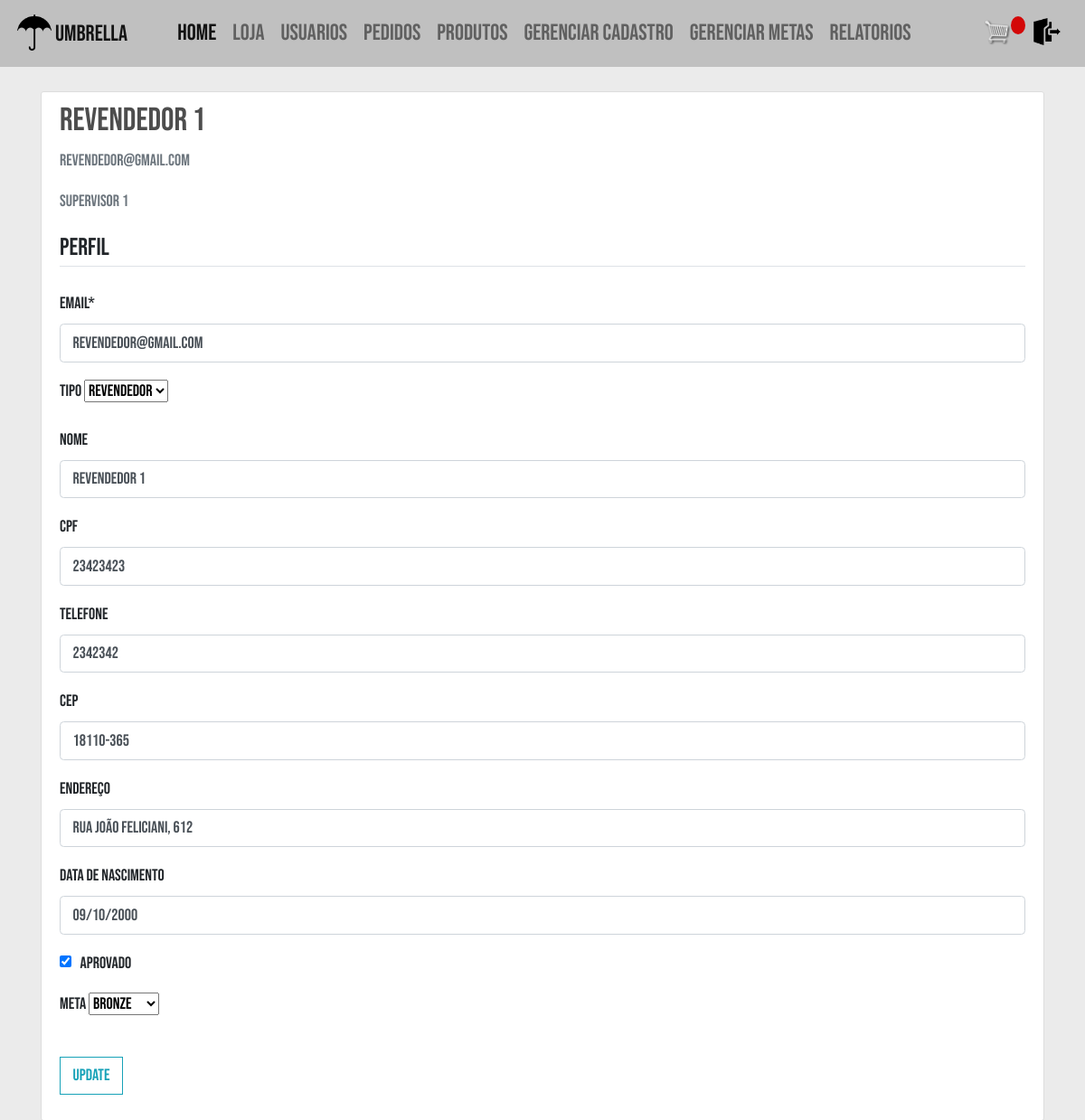
Before: /atualizar_usuario/3/ (signed in) with the older database file.
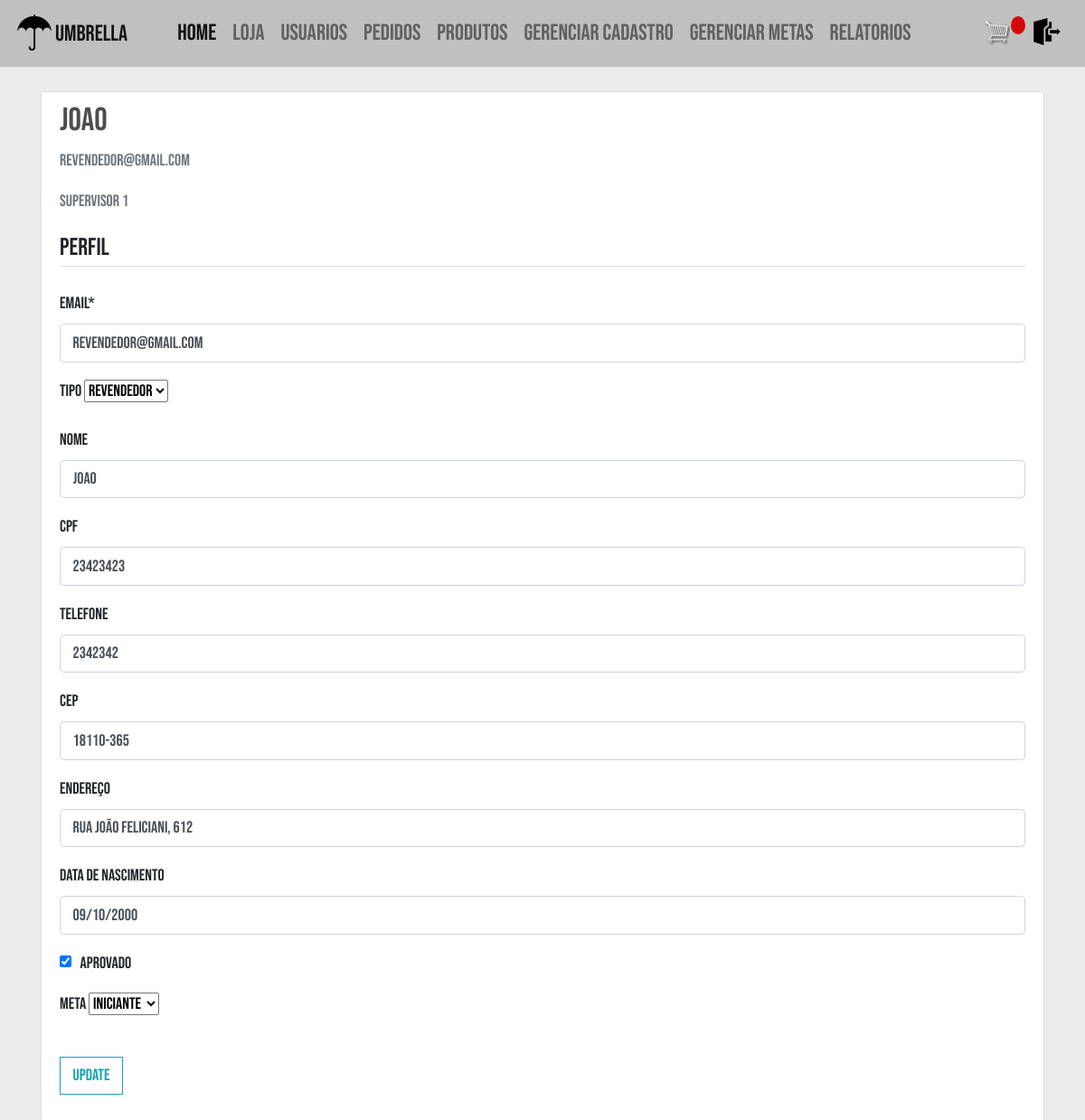
After: the same page with the newer database file.
### users/models.py (models this page shows, shortened)
class User(AbstractBaseUser, PermissionsMixin):
    email = models.EmailField(_('email'), unique=True)
    is_staff = models.BooleanField(
        _('staff status'),
        default=False,
    )
    is_active = models.BooleanField(
        _('active'),
        default=True,
    )
    criado = models.DateTimeField(
        _('criado'),
        default=timezone.now,
    )
    class Types(models.TextChoices):
        REVENDEDOR = "REVENDEDOR", 'Revendedor'
        LOJA = "LOJA", 'Loja'
        SUPERVISOR = "SUPERVISOR", 'Supervisor'
        FRANQUIA = "FRANQUIA", 'Franquia'
    base_type = Types.REVENDEDOR
    type = models.CharField(
        _("tipo"), max_length=50, choices=Types.choices, default=base_type
    , null = True, blank = True)
    objects = UserManager()
    USERNAME_FIELD = 'email'
    class Meta:
        verbose_name = "Conta"
        verbose_name_plural = "Contas"
    def __str__(self):
        return self.email

### vendas/models.py (models this page shows, shortened)
class Revendedor(models.Model):
    user = models.OneToOneField(
        User, on_delete=models.CASCADE)
    nome = models.CharField(_("Nome"), max_length=100, blank=True)
    cpf = models.IntegerField(_("Cpf"), blank=True)
    telefone = models.CharField(_("Telefone"), max_length=15, blank=True)
    cep = models.CharField(_("CEP"), max_length=15, blank=True)
    endereco = models.CharField(_("Endereço"), max_length=200, blank=True)
    datanasc = models.DateField(
        _("Data de nascimento"), auto_now=False, auto_now_add=False, blank=True)
    supervisor = models.ForeignKey(Supervisor, verbose_name=_(
        "supervisor"), on_delete=models.SET_NULL, null=True, blank=True)
    """ data_ingressao = models.DateTimeField(
        _("Data de ingressão"), auto_now_add=True, blank=True) """
    meta = models.ForeignKey(
        Meta, on_delete=models.SET_NULL, null=True, blank=True)
    is_aprovado = models.BooleanField(_('Aprovado'), default=False)
    class Meta:
        verbose_name = "Revendedor"
        verbose_name_plural = "Revendedores"

class Supervisor(models.Model):
    user = models.OneToOneField(User, on_delete=models.CASCADE)
    nome = models.CharField(_("nome"), max_length=100, blank=True)
    cpf = models.IntegerField(_("cpf"), unique=True, blank=True)
    franquia = models.ForeignKey(
        Franquia, on_delete=models.SET_NULL, null=True)
    def __str__(self):
        return self.nome

### vendas/views.py (the view)
@login_required
@user_passes_test(supervisor_franquia_check)
def atualizarUsuario(request, pk):
    user = User.objects.get(id=pk)
    context = renderForm(request, user)
    if context['reload']:
        del context['reload']
        return redirect(request.path_info)
    else:
        del context['reload']
    return render(request, 'vendas/perfil.html', context)

### vendas/forms.py
class UserUpdateForm(forms.ModelForm):
    email = forms.EmailField()
    class Meta:
        model = User
        fields = ['email', 'type']

class PerfilRevendedor(forms.ModelForm):
    class Meta:
        model = Revendedor
        fields = ['nome', 'cpf', 'telefone','cep',
                  'endereco', 'datanasc', 'is_aprovado', 'meta']

### vendas/models.py (called while the page is built)
    def __str__(self):
        return self.nivel

### vendas/utils.py (called while the page is built, shortened)
def renderForm(request, user):
    reload = False
    if user.type == 'REVENDEDOR':
        if request.method == 'POST':
            u_form = UserUpdateForm(request.POST, instance=user)
            try:
                p_form = PerfilRevendedor(
                    request.POST, instance=user.revendedor)
            except:
                p_form = PerfilRevendedor(request.POST)
            reload = salvaForm(request, user, p_form, u_form)
        else:
            u_form = UserUpdateForm(instance=user)
            try:
                p_form = PerfilRevendedor(instance=user.revendedor)
            except:
                p_form = PerfilRevendedor()
    context = {
        'u_form': u_form,
        'p_form': p_form,
        'user': user,
        'reload': reload
    }
    return context

### vendas/templates/vendas/perfil.html (shortened to what this page needs)
{% extends "vendas/base.html" %}
{% load crispy_forms_tags %}
{% block content %}
<div class="content-section">
  <div class="media">
    {% if user %}
      <div class="media-body">
        <h2 class="account-heading">{{ user.revendedor.nome }}</h2>
        <p class="text-secondary">{{ user.email }}</p>
        <p class="text-secondary">{{ user.revendedor.supervisor }}</p>
      </div>
    {% endif %}
  </div>
  <form id="form" method="POST" enctype="multipart/form-data">
    <fieldset class="form-group">
      <legend class="border-bottom mb-4">Perfil</legend>
      {{ u_form|crispy}}
      {{ p_form|crispy }}
    </fieldset>
    <div class="form-group">
      <button id=btn class="btn btn-outline-info">Update</button>
    </div>
  </form>
</div>
{% endblock content %}

Changed rows visible on the page:
changed User "revendedor@gmail.com": revendedor.nome "revendedor 1" → "joao"
changed Revendedor "Rua João Feliciani, 612": nome "revendedor 1" → "joao"; meta "Bronze" → "Iniciante"
